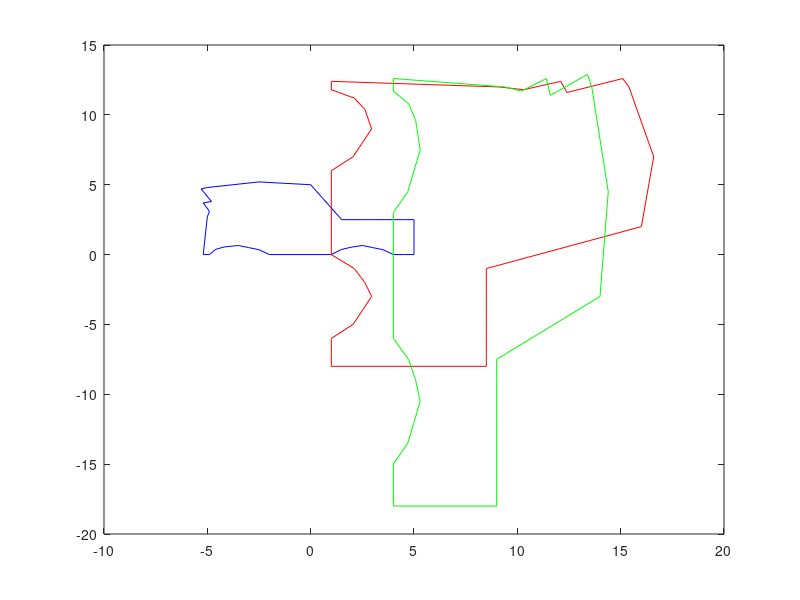

This figure's MATLAB source:
%%%%%%%%%%%%%%%%%%%%%%%%%%%%%%%%%%%%%%%%
% Author : Hari Kumar Ganesh           %
%%%%%%%%%%%%%%%%%%%%%%%%%%%%%%%%%%%%%%%%

clear all;clc;
%defining coordinates of the car
x=[-5.2 -5 -4.9 -5.2 -4.8 -5.3 -5 -2.5 0 1.5 2 2.5 3 3.5 4 4.5 5 5 4.5 4 3.5 3 2.5 2 1.5 1 -2 -2.5 -3 -3.5 -4.2 -4.6 -4.9 -5.2];
y=[0 2.7 3.1 3.7 3.8 4.7 4.8 5.2 5 2.5 2.5 2.5 2.5 2.5 2.5 2.5 2.5 0 0 0 0.35 0.5 0.65 0.54 0.37 0 0 0.35 0.5 0.65 0.54 0.37 0 0];

scale_matrix=[2 0 0;0 3 0;0 0 1];                                   %defining scaling matrix
rot_matrix=[cos(pi/2) sin(pi/2) 0;-sin(pi/2) cos(pi/2) 0;0 0 1];    %defining rotation matrix
tran_matrix=[1 0 1;0 1 2;0 0 1];                                    %defining translation matrix

car=[x;y;ones(size(x))];                                            %generating car matrix so that we can apply operations on it

%applying transformation 1 by 1
scaled_car=scale_matrix*car;                                        %scaling the car
rotated_car=rot_matrix*scaled_car;                                  %rotating the car
translated_car=tran_matrix*rotated_car;                             %translating the car

%applying transformation in concatenation/affine style
transformed_car=scale_matrix*rot_matrix*tran_matrix*car;            %applying transformations

plot(x,y,'blue');                                                   %plotting the original car
hold on
plot(translated_car(1,:),translated_car(2,:),'red');                %plotting the transformed car by the first method(applying transformation 1 by 1

plot(transformed_car(1,:),transformed_car(2,:),'green');            %plotting the transformed car by the second method(applying transformation in concatination method
hold off
